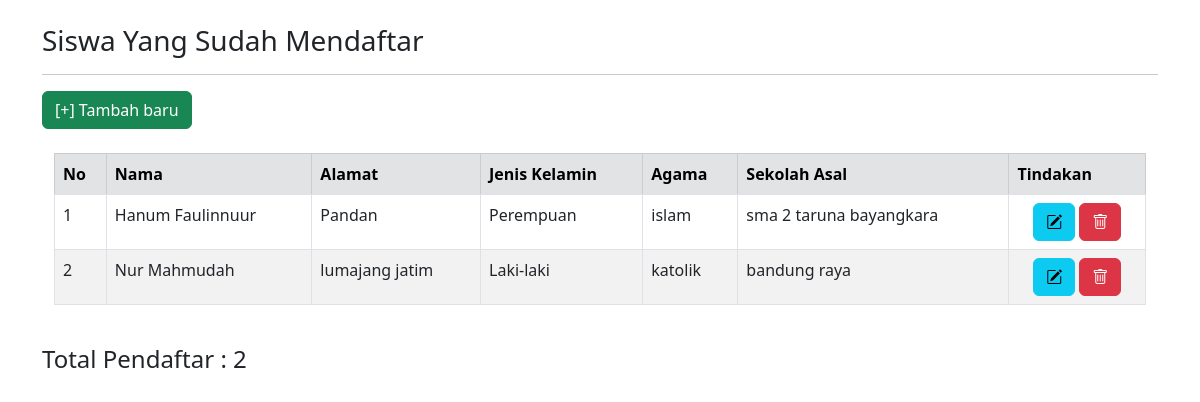
The page /Hosting/list_siswa.php on the database its author committed.
### tables this page shows
CREATE TABLE `daftar` (
  `no_pn` int(11) NOT NULL,
  `nama` varchar(100) NOT NULL,
  `alamat` text NOT NULL,
  `jenis_kelamin` enum('Laki-laki','Perempuan') NOT NULL,
  `agama` enum('islam','kristen','katolik','hindu','buda','konghucu') NOT NULL,
  `asal` varchar(100) NOT NULL
);

### Hosting/list_siswa.php (the view, shortened to what this page needs)
<?php
include 'helper/koneksi.php';
$q="select * from daftar";
$hasil=mysqli_query($conn,$q);
$jumlah=mysqli_num_rows($hasil);
?>
<!DOCTYPE html>
<html lang="en">
<head>
    <link rel="stylesheet" href="bootstrap/css/bootstrap.min.css">
    <link rel="stylesheet" href="https://cdn.jsdelivr.net/npm/bootstrap-icons@1.10.5/font/bootstrap-icons.css">
</head>
<body>
<div class="container">
<br><h3>Siswa Yang Sudah Mendaftar</h3><hr>
<a class="btn btn-success" href="form_daftar.php" role="button">[+] Tambah baru</a><br><br>
<div class="container">
<table  class="table table-striped table-hover table-bordered">
  <thead>
    <tr class="table-secondary">
      <th scope="col">No</th>
      <th scope="col">Nama</th>
      <th scope="col">Alamat</th>
      <th scope="col">Jenis Kelamin</th>
      <th scope="col">Agama</th>
      <th scope="col">Sekolah Asal</th>
      <th scope="col">Tindakan</th>
    </tr>
  </thead>
  <tbody>
    <tr>
     <?php
     if($jumlah > 0) {
        while($baris=mysqli_fetch_assoc($hasil)){
            echo("<tr>
            <td>".htmlspecialchars($baris['no_pn'])."</td>
        <td>".$baris['nama']."</td>
        <td>".htmlspecialchars($baris['alamat'])."</td>
        <td>".htmlspecialchars($baris['jenis_kelamin'])."</td>
        <td>".htmlspecialchars($baris['agama'])."</td>
        <td>".htmlspecialchars($baris['asal'])."</td>
        <td>
        <center>
        <a class='btn btn-info' href='form_edit.php?no_pn=$baris[no_pn]'><i class='bi bi-pencil-square'></i></i></a>
        <a class='btn btn-danger' href='delete.php?no_pn=$baris[no_pn]'><i class='bi bi-trash'></i></i></a>
        </center>
        </td>
    </tr>
    ");
        }
    }
    ?>
  </tbody>
</table>
</div>
<br>
 <b><h4>Total Pendaftar : <?php echo ($jumlah)?></h4></b>
</div>
</body>
</html>

### rows shown on the page
daftar: no_pn "1", nama "Hanum Faulinnuur", alamat "Pandan", jenis_kelamin "Perempuan", agama "islam", asal "sma 2 taruna bayangkara"
daftar: no_pn "2", nama "Nur Mahmudah", alamat "lumajang jatim", jenis_kelamin "Laki-laki", agama "katolik", asal "bandung raya"

### other values the page prints
$jumlah "2"
